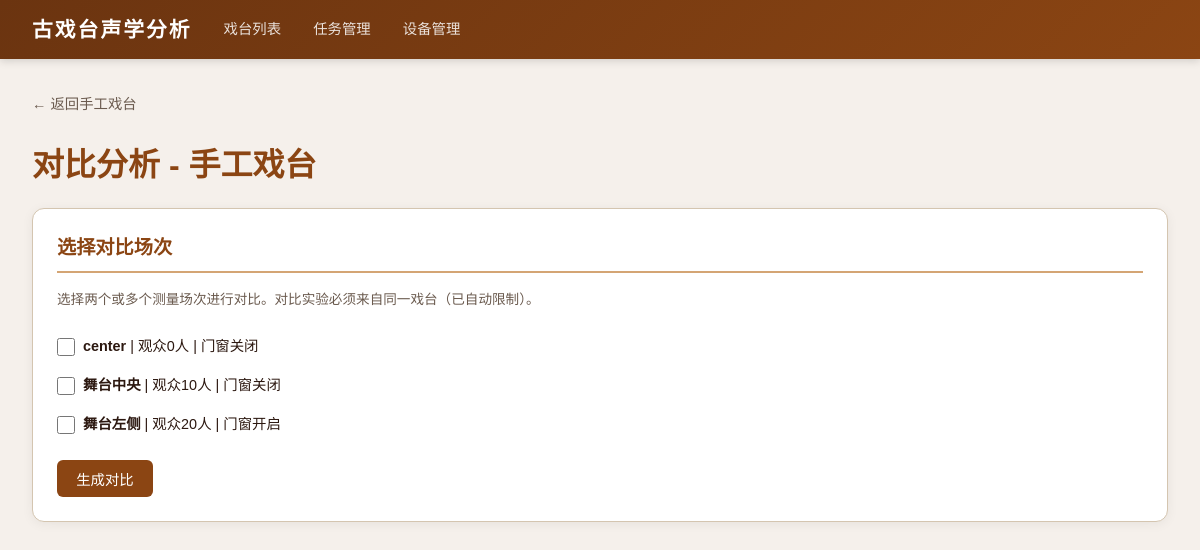
/stages/1/compare, run on the app's committed database.
### tables this page shows
CREATE TABLE stages (
            id INTEGER PRIMARY KEY AUTOINCREMENT,
            name TEXT NOT NULL,
            location TEXT NOT NULL DEFAULT '',
            description TEXT NOT NULL DEFAULT '',
            plan_width REAL NOT NULL DEFAULT 20.0,
            plan_height REAL NOT NULL DEFAULT 15.0,
            created_at TIMESTAMP DEFAULT CURRENT_TIMESTAMP
        );

CREATE TABLE measurement_sessions (
            id INTEGER PRIMARY KEY AUTOINCREMENT,
            stage_id INTEGER NOT NULL,
            singer_position TEXT NOT NULL DEFAULT '舞台中央',
            audience_count INTEGER NOT NULL DEFAULT 0,
            door_window_state TEXT NOT NULL DEFAULT 'closed',
            notes TEXT NOT NULL DEFAULT '',
            created_at TIMESTAMP DEFAULT CURRENT_TIMESTAMP, task_id INTEGER
            REFERENCES measurement_tasks(id) ON DELETE SET NULL,
            FOREIGN KEY (stage_id) REFERENCES stages(id) ON DELETE CASCADE
        );

### app/routers/comparisons.py (the view)
@router.get("/stages/{stage_id}/compare", response_class=HTMLResponse)
def compare_page(request: Request, stage_id: int, sessions: str = "", db=Depends(get_db)):
    cursor = db.cursor()
    cursor.execute("SELECT * FROM stages WHERE id = ?", (stage_id,))
    stage = cursor.fetchone()
    if not stage:
        raise HTTPException(status_code=404, detail="戏台不存在")
    stage = dict(stage)
    cursor.execute("SELECT * FROM measurement_sessions WHERE stage_id = ? ORDER BY created_at DESC", (stage_id,))
    all_sessions = [dict(row) for row in cursor.fetchall()]
    selected_session_ids = []
    if sessions:
        try:
            selected_session_ids = [int(s.strip()) for s in sessions.split(",") if s.strip()]
        except ValueError:
            pass
    comparison_data = []
    comparison_error = None
    if len(selected_session_ids) >= 2:
        try:
            validate_same_stage(selected_session_ids, db)
        except HTTPException as e:
            comparison_error = e.detail
        if not comparison_error:
            for sid in selected_session_ids:
                cursor.execute("SELECT * FROM measurement_sessions WHERE id = ?", (sid,))
                sess = cursor.fetchone()
                if not sess:
                    continue
                sess = dict(sess)
                cursor.execute("""
                    SELECT ad.*, mp.label as point_label, mp.x, mp.y
                    FROM acoustic_data ad
                    JOIN measurement_points mp ON ad.point_id = mp.id
                    WHERE ad.session_id = ?
                    ORDER BY mp.label
                """, (sid,))
                rows = [dict(row) for row in cursor.fetchall()]
                comparison_data.append({"session": sess, "data": rows})
    diff_table = None
    if len(comparison_data) == 2:
        s1_map = {d["point_label"]: d for d in comparison_data[0]["data"]}
        s2_map = {d["point_label"]: d for d in comparison_data[1]["data"]}
        all_labels = sorted(set(s1_map.keys()) | set(s2_map.keys()))
        diff_table = []
        for label in all_labels:
            d1 = s1_map.get(label)
            d2 = s2_map.get(label)
            row = {"label": label, "d1": d1, "d2": d2}
            if d1 and d2 and d1.get("sound_pressure") is not None and d2.get("sound_pressure") is not None:
                row["sp_diff"] = round(d2["sound_pressure"] - d1["sound_pressure"], 2)
            else:
                row["sp_diff"] = None
            if d1 and d2 and d1.get("reverberation_time") is not None and d2.get("reverberation_time") is not None:
                row["rt_diff"] = round(d2["reverberation_time"] - d1["reverberation_time"], 3)
            else:
                row["rt_diff"] = None
            if d1 and d2 and d1.get("speech_clarity") is not None and d2.get("speech_clarity") is not None:
                row["sc_diff"] = round(d2["speech_clarity"] - d1["speech_clarity"], 3)
            else:
                row["sc_diff"] = None
            diff_table.append(row)
    return templates.TemplateResponse("comparison.html", {
        "request": request, "stage": stage, "all_sessions": all_sessions,
        "selected_session_ids": selected_session_ids,
        "comparison_data": comparison_data, "comparison_error": comparison_error,
        "diff_table": diff_table,
    })

### app/templates/comparison.html (shortened to what this page needs)
{% extends "base.html" %}
{% block content %}
<div style="margin-bottom:1.5rem;">
    <a href="/stages/{{ stage.id }}" style="color:var(--text-light);text-decoration:none;font-size:0.9rem;">← 返回{{ stage.name }}</a>
</div>
<h1 style="color:var(--primary);margin-bottom:1rem;">对比分析 - {{ stage.name }}</h1>
<div class="card">
    <h2>选择对比场次</h2>
    <p style="font-size:0.85rem;color:var(--text-light);margin-bottom:1rem;">
        选择两个或多个测量场次进行对比。对比实验必须来自同一戏台（已自动限制）。
    </p>
    <form id="compare-form" method="get" action="/stages/{{ stage.id }}/compare" onsubmit="return validateCompare()">
        {% if all_sessions|length < 2 %}
        <p style="color:var(--text-light);">至少需要2个测量场次才能进行对比</p>
        {% else %}
        {% for s in all_sessions %}
        <div class="session-checkbox">
            <input type="checkbox" name="session_check" value="{{ s.id }}" id="session-{{ s.id }}"
                   onchange="updateSessionsInput()">
            <label for="session-{{ s.id }}">
                <strong>{{ s.singer_position }}</strong> |
                观众{{ s.audience_count }}人 |
                门窗{% if s.door_window_state == 'open' %}开启{% elif s.door_window_state == 'closed' %}关闭{% else %}半开{% endif %}
            </label>
        </div>
        {% endfor %}
        <button type="submit" class="btn btn-primary" style="margin-top:1rem;">生成对比</button>
        {% endif %}
    </form>
</div>
{% endblock %}

### app/templates/base.html (style rules this page uses)
:root { --primary: #8B4513; --primary-light: #A0522D; --primary-dark: #6B3410; --accent: #D4A574; --bg: #F5F0EB; --card-bg: #FFFFFF; --text: #2C1810; --text-light: #6B5B4F; --border: #D4C5B0; --success: #4A7C59; --warning: #C4943A; --danger: #9B3B3B; --info: #4A6B8A; }
* { margin: 0; padding: 0; box-sizing: border-box; }
body { font-family: "PingFang SC", "Microsoft YaHei", "Hiragino Sans GB", sans-serif; background: var(--bg); color: var(--text); line-height: 1.6; }
.card { background: var(--card-bg); border-radius: 12px; box-shadow: 0 2px 12px rgba(0,0,0,0.06); padding: 1.5rem; margin-bottom: 1.5rem; border: 1px solid var(--border); }
.card h2 { color: var(--primary); margin-bottom: 1rem; padding-bottom: 0.5rem; border-bottom: 2px solid var(--accent); font-size: 1.2rem; }
.btn { display: inline-block; padding: 0.5rem 1.2rem; border-radius: 6px; border: none; cursor: pointer; font-size: 0.9rem; text-decoration: none; transition: all 0.2s; font-family: inherit; }
.btn-primary { background: var(--primary); color: white; }
form { display: inline; }

### app/templates/comparison.html (style rules this page uses)
.session-checkbox { display:flex;align-items:center;gap:0.5rem;padding:0.5rem 0; }
.session-checkbox input[type="checkbox"] { width:18px;height:18px;accent-color:var(--primary); }
.session-checkbox label { cursor:pointer;font-size:0.9rem; }

### data on the page
stages: name "手工戏台"
measurement_sessions: singer_position "center", audience_count "0", door_window_state "关闭"
measurement_sessions: singer_position "舞台中央", audience_count "10", door_window_state "关闭"
measurement_sessions: singer_position "舞台左侧", audience_count "20", door_window_state "开启"
